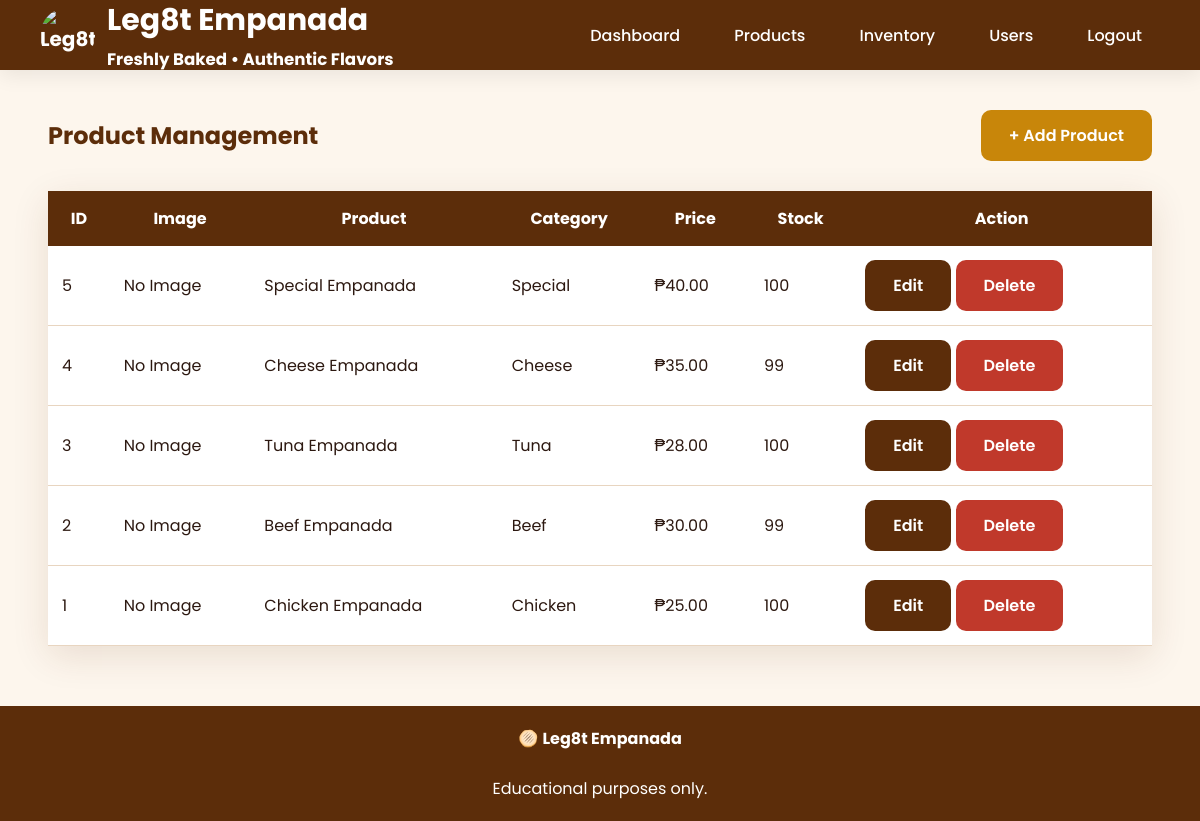
/admin/products.php, run on the app's committed database.
### tables this page shows
CREATE TABLE `products` (
  `product_id` int(11) NOT NULL,
  `category` varchar(50) DEFAULT NULL,
  `product_name` varchar(100) DEFAULT NULL,
  `description` text DEFAULT NULL,
  `price` decimal(10,2) DEFAULT NULL,
  `stock` int(11) DEFAULT NULL,
  `image` varchar(255) DEFAULT NULL
);

### admin/products.php (the view, shortened to what this page needs)
<?php
include("../includes/db.php");
?>
<!DOCTYPE html>
<html lang="en">
<head>
    <link rel="stylesheet" href="../style.css">
</head>
<body>
    <nav>
        <div class="logo">
    <img
        src="images/logo.png"
        alt="Leg8t Empanada"
        class="logo-image"
    >
    <div class="logo-text">
        <h2>
            Leg8t Empanada
        </h2>
        <small>
            Freshly Baked • Authentic Flavors
        </small>
    </div>
</div>
        <ul>
            <li>
                <a href="dashboard.php">
                    Dashboard
                </a>
            </li>
            <li>
                <a href="products.php">
                    Products
                </a>
            </li>
            <li>
                <a href="inventory.php">
                    Inventory
                </a>
            </li>
            <li>
                <a href="users.php">
                    Users
                </a>
            </li>
            <li>
                <a href="../logout.php">
                    Logout
                </a>
            </li>
        </ul>
    </nav>
    <div class="container">
        <div style="display:flex; justify-content:space-between; align-items:center; margin-bottom:30px;">
            <h2 style="color:var(--brown);">
                Product Management
            </h2>
            <a href="add_product.php" class="btn btn-primary">
                + Add Product
            </a>
        </div>
        <table>
            <thead>
                <tr>
                    <th>ID</th>
                    <th>Image</th>
                    <th>Product</th>
                    <th>Category</th>
                    <th>Price</th>
                    <th>Stock</th>
                    <th>Action</th>
                </tr>
            </thead>
            <tbody>
                <?php
$result = mysqli_query(
    $conn,
    "SELECT * FROM products
    ORDER BY product_id DESC"
);
while($row = mysqli_fetch_assoc($result)){
?>
                <tr>
                    <td>
                        <?php
echo $row['product_id'];
?>
                    </td>
                    <td>
                        <?php
if($row['image']!=""){
?>
                        <img src="../images/<?php echo $row['image']; ?>" width="70" height="70" style="object-fit:cover; border-radius:10px;">
                        <?php
}else{
echo "No Image";
}
?>
                    </td>
                    <td>
                        <?php
echo $row['product_name'];
?>
                    </td>
                    <td>
                        <?php
echo $row['category'];
?>
                    </td>
                    <td>
                        ₱<?php
echo number_format(
$row['price'],
2
);
?>
                    </td>
                    <td>
                        <?php
echo $row['stock'];
?>
                    </td>
                    <td>
                        <a href="edit_product.php?id=<?php echo $row['product_id']; ?>" class="btn btn-secondary">
                            Edit
                        </a>
                        <a href="delete_product.php?id=<?php echo $row['product_id']; ?>" class="btn btn-danger" onclick="return confirm('Delete this product?')">
                            Delete
                        </a>
                    </td>
                </tr>
                <?php
}
?>
            </tbody>
        </table>
    </div>
    <footer>
        🫓
        <strong>
           Leg8t Empanada
        </strong>
        <br><br>
        Educational purposes only.
    </footer>
</body>
</html>

### style.css (style rules this page uses)
:root { --gold: #C8860A; --gold-light: #E6A21A; --gold-bg: #FFF8EC; --brown: #5C2D0A; --brown-light: #8B4513; --cream: #FDF6ED; --white: #FFFFFF; --text: #2C1810; --text2: #6B4C3B; --border: #E8D5C0; --success: #1B6B2F; --danger: #B42318; --radius: 14px; --shadow: 0 10px 35px rgba(92, 45, 10, .12); }
* { margin: 0; padding: 0; box-sizing: border-box; }
html { scroll-behavior: smooth; }
body { font-family: 'Poppins', sans-serif; background: var(--cream); color: var(--text); min-height: 100vh; }
nav { height: 70px; background: var(--brown); display: flex; justify-content: space-between; align-items: center; padding: 0 40px; position: sticky; top: 0; z-index: 999; box-shadow: 0 5px 20px rgba(0, 0, 0, .08); }
.logo { display: flex; align-items: center; gap: 12px; color: white; font-size: 24px; font-weight: 700; }
.logo { display:flex; align-items:center; gap:12px; font-weight:700; color:white; font-size:20px; }
.logo-image { width:55px; height:55px; object-fit:contain; border-radius:50%; }
nav ul { list-style: none; display: flex; gap: 18px; }
nav ul li a { color: white; text-decoration: none; padding: 10px 18px; border-radius: 8px; transition: .3s; font-weight: 500; }
.container { width: 92%; max-width: 1200px; margin: 40px auto; }
.btn { display: inline-block; padding: 13px 28px; border: none; border-radius: 10px; cursor: pointer; font-weight: 600; text-decoration: none; transition: .3s; }
.btn-primary { background: var(--gold); color: white; }
.btn-secondary { background: var(--brown); color: white; }
.btn-danger { background: #C0392B; color: white; }
table { width: 100%; border-collapse: collapse; background: white; box-shadow: var(--shadow); }
th { background: var(--brown); color: white; padding: 15px; }
td { padding: 14px; border-bottom: 1px solid var(--border); }
footer { margin-top: 60px; background: var(--brown); color: white; text-align: center; padding: 20px; }

### data on the page
products: product_id "5", shows "No Image", product_name "Special Empanada", category "Special", price "40.00", stock "100"
products: product_id "4", shows "No Image", product_name "Cheese Empanada", category "Cheese", price "35.00", stock "99"
products: product_id "3", shows "No Image", product_name "Tuna Empanada", category "Tuna", price "28.00", stock "100"
products: product_id "2", shows "No Image", product_name "Beef Empanada", category "Beef", price "30.00", stock "99"
products: product_id "1", shows "No Image", product_name "Chicken Empanada", category "Chicken", price "25.00", stock "100"
